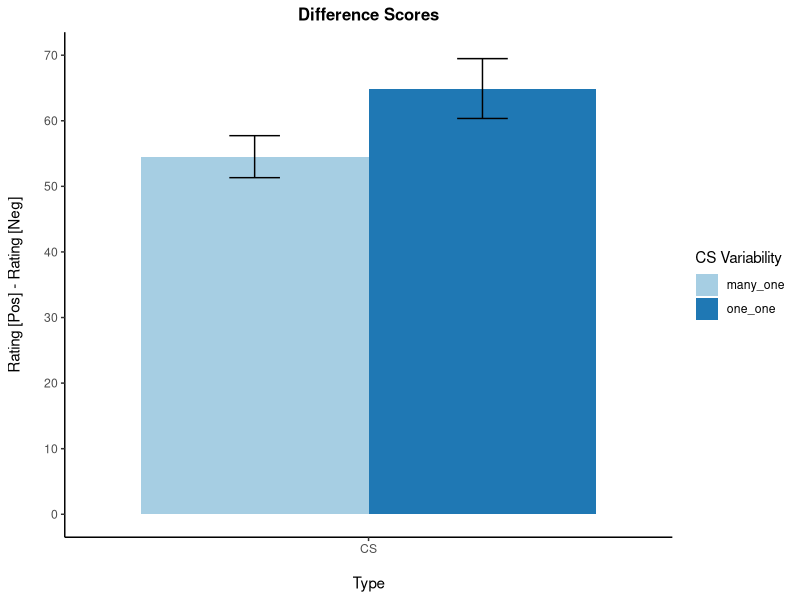

The R source for this figure: (Note: this script raises an error after producing the figure.)
################### CS Variability: one-to-one vs. many-to-one
### january, 2021
### Kathrin Reichmann

### Direct Measure

library(dplyr)
library(tidyverse)

#Plot
library(ggplot2)

#Analysis
library(afex)
library(lme4)

#Functions
CI <- function(x) qnorm(0.975)*sd(x)/sqrt(length(x))
se <- function(x) sd(x)/sqrt(length(x))

#setwd("\\\\sn00.zdv.uni-tuebingen.de/siskr01/Documents/Github/CSCond_analysis/CSCond_analysis/data")
setwd("C:/Users/reich/Documents/GitHub/CSCond_analysis/data")
direct <- read.csv2('direct.csv', header = TRUE)
str(direct)

as_factor <- c("subject", "val", "condition_code", "condition", "measure", "measure_code", "type", "type_specific", "category", "cs_selected")

for (factor in as_factor){
  direct[, factor] <- as.factor(direct[,factor])
}

direct$type_specific <- factor(direct$type_specific, levels = c("CS", "GS same", "GS different", "Feature", "Group"))

# calculate difference scores ---------------------------------------------

#aggregate scores for each subject
dataDirect <- aggregate(response ~ subject + condition + measure + val + type_specific, direct, mean)
dataDirect$nr_obs <- aggregate(response ~ subject + condition + measure + val + type_specific, direct, length)[[6]]

#calculate differences between positive and negative valence, considering each type of measure
for (name in unique(dataDirect$type_specific)){
    temp <- dataDirect[dataDirect$type_specific == name,];
    dataDirect$diff[dataDirect$type_specific == name] <- temp$response[temp$val == "pos"] - temp$response[temp$val == "neg"]
}

head(dataDirect)

### Plot difference scores: CS Variability x Type

direct.type_specific <- aggregate(diff ~ condition + type_specific, dataDirect, mean)
direct.type_specific$se <- aggregate(diff ~ condition + type_specific, dataDirect, se)[[3]]
#direct.type_specific

barplotDiff <- ggplot(direct.type_specific, aes (x = type_specific, y = diff, fill = condition)) +
  geom_bar(stat = 'identity', position = position_dodge(), show.legend = TRUE) +
  geom_errorbar(aes(ymin= diff - se, ymax= diff + se), width=.2,
                position=position_dodge(.9)) +
  ggtitle("Difference Scores") + 
  scale_fill_brewer(palette = "Paired") +
  scale_x_discrete(name = "\nType") +
  scale_y_continuous (name = "Rating [Pos] - Rating [Neg]\n", breaks = seq(0, 70, 10), limits = c(0, 70)) + 
  theme_classic() +
  labs(fill = "CS Variability") +
  theme(plot.title = element_text (hjust = 0.5, face = "bold", size = 12))
barplotDiff

################### CS Variability x Type (CS vs. GS same)

#### mixed-model ANOVA with CS Variability x Type (CS vs. GS same)
direct.type <- aggregate(diff ~ condition + type_specific + subject, dataDirect[dataDirect$type_specific == "CS" | dataDirect$type_specific == "GS same",], mean)
aov_specific <- aov_car(diff ~ condition*type_specific + Error(subject/type_specific), direct.type, anova_table = list("pes"))
aov_specific

### lmer: type_specific as grouping variable
CSGSsame <- dataDirect[dataDirect$type_specific == "CS" | dataDirect$type_specific == "GS same",]

#baseline model
baseline <- lmer(diff ~ 1 + (type_specific|subject), CSGSsame)
baseline

#including main effect of condition
conditionM <- lmer(diff ~ condition + (type_specific|subject),  CSGSsame)
conditionM

#including main effect of type
typeM <- lmer(diff ~ condition + type_specific + (type_specific|subject),  CSGSsame)
typeM

#including interaction condition and type
type_condition <- lmer(diff ~ condition*type_specific + (type_specific|subject),  CSGSsame)
type_condition

#compare models
anova(baseline, conditionM, typeM, type_condition)
summary(type_condition)


################### CS Variability x Type (CS vs. GS same vs. GS different vs. Feature)


################### CS Variability for "ALL" ratings




#including 
direct.type <- aggregate(diff ~ condition + type_specific + subject, dataDirect[dataDirect$type_specific == "CS" | dataDirect$type_specific == "GSold",], mean)
aov_specific <- aov_car(diff ~ condition*type_specific + Error(subject/type_specific), direct.type, anova_table = list("pes"))
#summary(aov_specific)

#main effect type
#aggregate(diff ~ type_specific, direct.type, mean)

#interaction effect
#aggregate(diff ~ type_specific + condition, direct.type, mean)

aov_specific2 <- aov_car(diff ~ condition*type_specific + Error(subject/type_specific), dataDirect,  anova_table = list("pes"))
aov_specific2
#summary(aov_specific2)

#interaction effect & main effects
aggregate(diff ~ condition + type_specific, dataDirect, mean)
aggregate(diff ~ condition, dataDirect, mean)
aggregate(diff ~ type_specific, dataDirect, mean)

#difference CS
#n.s.
type1 <- lm(diff ~ condition, dataDirect[dataDirect$type_specific == "CS",] )
#summary(type1)
#anova(type1)

#difference GSold
#s.
type2 <- lm(diff ~ condition, dataDirect[dataDirect$type_specific == "GSold",] )
#summary(type1)
#anova(type2)

#difference GSnew
#s.
type3 <- lm(diff ~ condition, dataDirect[dataDirect$type_specific == "GSnew",] )
#summary(type1)
#anova(type3)

#difference abstract
#s.
type4 <- lm(diff ~ condition, dataDirect[dataDirect$type_specific == "abstract",] )
#summary(type1)
#anova(type4)

#difference all
#s.
type5 <- lm(diff ~ condition, dataDirect[dataDirect$type_specific == "all",] )
#summary(type1)
# anova(type5)

lmDiff1 <- lm(diff ~ condition*type, dataDirect[dataDirect$type_specific == "CS" | dataDirect$type_specific == "GSold",])
#summary(lmDiff1)
#plot(lmDiff1)

lmDiff2 <- lm(diff ~ condition*type_specific, dataDirect)
#summary(lmDiff2)
#plot(lmDiff2)

aov_specific3 <- aov_car(diff ~ condition*type_specific*measure + Error(subject/type_specific), dataDirect, anova_table = list("pes"))
#aov_specific3
summary(aov_specific3)

lmMeas1 <- lm(diff ~ condition*type*measure, dataDirect[dataDirect$type_specific == "CS" | dataDirect$type_specific == "GSold",])
#summary(lmMeas1)

diffDirect <- ggplot(dataDirect, aes (x = type_specific, y = diff, fill = condition)) +
  stat_boxplot(geom = "errorbar") +
  geom_boxplot(show.legend = TRUE) +
  ggtitle("Differences") + 
  theme(plot.title = element_text (hjust = 0.5, face = "bold", size = 12)) +
  scale_fill_brewer(palette = "Blues") +
  scale_y_continuous (name = "Pos - Neg", breaks = seq(-100, 200, 25), limits = c(-50, 100))
diffDirect

barplotDirect <- aggregate(response ~ type_specific + condition + val,direct, mean)
barplotDirect$se <- aggregate(response ~ type_specific + condition + val, direct, se)[[4]]

barplot.val <- ggplot(barplotDirect, aes (x = type_specific, y = response, fill = condition)) +
  facet_grid(. ~ val) +
  geom_bar(stat = 'identity', position = position_dodge(), show.legend = TRUE) +
  geom_errorbar(aes(ymin= response - se, ymax= response + se), width=.2,
                position=position_dodge(.9)) +
  ggtitle("Positive and Negative Pairings") + 
  theme(plot.title = element_text (hjust = 0.5, face = "bold", size = 12)) +
  scale_fill_brewer(palette = "Paired") 
barplot.val

positiveDirect <- ggplot(direct[direct$val == "pos",], aes (x = type_specific, y = response, fill = condition)) +
  stat_boxplot(geom = "errorbar") +
  geom_boxplot(show.legend = TRUE) +
  ggtitle("Positive Pairings") + 
  theme(plot.title = element_text (hjust = 0.5, face = "bold", size = 12)) +
  scale_fill_brewer(palette = "Blues") 
#positiveDirect

negativeDirect <- ggplot(dataDirect[dataDirect$val == "neg",], aes (x = type_specific, y = response, fill = condition)) +
  stat_boxplot(geom = "errorbar") +
  geom_boxplot(show.legend = TRUE) +
  ggtitle("Negative Pairings") + 
  theme(plot.title = element_text (hjust = 0.5, face = "bold", size = 12)) +
  scale_fill_brewer(palette = "Blues") 
#negativeDirect


barplotMeasure <- aggregate(diff ~ type_specific + condition + measure, dataDirect[dataDirect$val == "pos",], mean)
barplotMeasure$se <- aggregate(diff ~ type_specific + condition + measure, dataDirect[dataDirect$val == "pos",], se)[[4]]

plotMeasure <- ggplot(barplotMeasure, aes (x = type_specific, y = diff, fill = condition)) +
  facet_grid(. ~ measure) +
  geom_bar(stat = 'identity', position = position_dodge(), show.legend = TRUE) +
  geom_errorbar(aes(ymin= diff - se, ymax= diff + se), width=.2,
                position=position_dodge(.9)) +
  ggtitle("Differences") + 
  theme(plot.title = element_text (hjust = 0.5, face = "bold", size = 12)) +
  scale_fill_brewer(palette = "Paired") +
  scale_y_continuous (name = "Pos - Neg", breaks = seq(-25, 125, 25), limits = c(-10, 100))
plotMeasure

categoryDirect <- aggregate(response ~ subject + condition_code + condition + measure_code + val + type + type_specific + category, direct, mean)
categoryDirect$nr_obs <- aggregate(response ~ subject + condition_code + condition + measure_code + val + type + type_specific + category, direct, length)[[8]]

categoryDirectPlot <- ggplot(categoryDirect, aes (x = category, y = response, fill = val)) +
  stat_boxplot(geom = "errorbar") +
  geom_boxplot(show.legend = TRUE) +
  ggtitle("Categories") + 
  theme(plot.title = element_text (hjust = 0.5, face = "bold", size = 12)) +
  scale_fill_brewer(palette = "Blues") 
categoryDirectPlot

#category3/CS9.png especially positive

csSelectedDirect <- aggregate(response ~ cs_selected + val, dat, mean)
csDirectPlot <- ggplot(csSelectedDirect, aes (x = cs_selected, y = response, col = val)) +
  geom_point(show.legend = TRUE)
  ggtitle("Single CSs") + 
  theme(plot.title = element_text (hjust = 0.5, face = "bold", size = 12)) +
  scale_fill_brewer(palette = "Blues") 
#csDirectPlot

#extract relevant columns
indirect <- dat[dat$task == "indirect",]
indirect <- indirect[c('indirect', 'rt', 'subject', 'condition', 'condition_code', 'measure', 'measure_code', 'val', 'type', 'type_specific', 'category', 'cs_selected', 'target', 'nr_pres')]

as_factor <- append(as_factor, "target")
for (factor in as_factor){
  indirect[, factor] <- as.factor(indirect[,factor])
}

indirect$response <- as.numeric(indirect$indirect)
indirect$indirect <- NULL
indirect$nr_pres <- as.numeric(indirect$nr_pres)
indirect$rt <- as.numeric(indirect$rt)
str(indirect)

indirect$type_specific <- factor(indirect$type_specific, levels = c('CS', 'GSold', 'GSnew', 'abstract'))

#export files
#setwd("\\\\sn00.zdv.uni-tuebingen.de/siskr01/Documents/Github/Exp1a_data_analysis/CSCond_analysis/data")
setwd("C:/Users/reich/Documents/GitHub/CSCond_analysis")
write.csv2(indirect, file = 'indirect.csv')

#generate variabile prob
dataIndirect <- aggregate(response ~ subject + condition_code + condition + measure + val + type + type_specific, indirect, sum )
dataIndirect$nr_val <- aggregate(response ~ subject + condition_code + condition + measure + val + type + type_specific, indirect, length)[[8]]
dataIndirect$prob <- (dataIndirect$response/dataIndirect$nr_val) #prob: proportion "angenehm" of positive / negative stimuli in the respective condition
head(dataIndirect)

#generate variable diff
for (subj in unique(dataIndirect$subject)){
  for (name in unique(dataIndirect$type_specific)){
    temp <- dataIndirect[dataIndirect$subject == subj & dataIndirect$type_specific == name,];
    dataIndirect$diff[dataIndirect$subject == subj & dataIndirect$type_specific == name] <- temp$prob[temp$val == "pos"] - temp$prob[temp$val == "neg"]
  }
}

dataIndirect$an <- dataIndirect$response #column for "unangenehm" answer
dataIndirect$un <- dataIndirect$nr_val - dataIndirect$response #column for "angenehm" answer
head(dataIndirect)

barplotDiffData <- aggregate(diff ~ condition + type_specific, dataIndirect, mean)
barplotDiffData$se <- aggregate(diff ~ condition + type_specific, dataIndirect, se)[[3]]

barplotDiff <- ggplot(barplotDiffData, aes (x = type_specific, y = diff, fill = condition)) +
  geom_bar(stat = 'identity', position = position_dodge(), show.legend = TRUE) +
  geom_errorbar(aes(ymin= diff - se, ymax= diff + se), width=.2,
                position=position_dodge(.9)) +
  ggtitle("Differences") + 
  theme(plot.title = element_text (hjust = 0.5, face = "bold", size = 12)) +
  scale_fill_brewer(palette = "Paired") +
  scale_y_continuous (name = "[Prob. 'angenehm' bei Pos] - [Prob. 'angenehm' bei Neg]", breaks = seq(-0.1, 0.3, 0.1), limits = c(-0.1, 0.3))
barplotDiff

barplotDiffData <- aggregate(prob ~ val + type_specific + condition, dataIndirect, mean)
barplotDiffData$se <- aggregate(prob ~ val + type_specific + condition, dataIndirect, se)[[4]]

barplotPosNeg <- ggplot(barplotDiffData, aes (x = type_specific, y = prob, fill = condition)) +
  facet_grid(. ~ val)+
  geom_bar(stat = 'identity', position = position_dodge(), show.legend = TRUE) +
  geom_errorbar(aes(ymin= prob - se, ymax= prob + se), width=.2,
                position=position_dodge(.9)) +
    geom_hline(yintercept = 0.5, color = "red") +
  ggtitle("Positive and Negative Valence") + 
  theme(plot.title = element_text (hjust = 0.5, face = "bold", size = 12)) +
  scale_fill_brewer(palette = "Paired") +
  scale_y_continuous(name = "Prob. of 'Angenehm'")
barplotPosNeg


posnegIndirectData <- aggregate(prob ~ val + type_specific + condition, dataIndirect, mean)
posnegIndirect <- ggplot(dataIndirect, aes (x = type_specific, y = prob, fill = condition)) +
  facet_grid(. ~ val) +
  stat_boxplot(geom = "errorbar") +
  geom_boxplot(show.legend = TRUE) +
  ggtitle("Positive and Negative Pairings") + 
  theme(plot.title = element_text (hjust = 0.5, face = "bold", size = 12)) +
  scale_fill_brewer(palette = "Blues") +
  scale_y_continuous(name = "Prob. of 'Angenehm'")
posnegIndirect


indirect.type <- aggregate(diff ~ condition + type + subject, dataIndirect[dataIndirect$type_specific == "CS" | dataIndirect$type_specific == "GSold",], mean)
aov_specific <- aov_car(diff ~ condition*type + Error(subject/type), indirect.type, anova_table = list("pes"))
#aov_specific
#summary(aov_specific)

indirect.type_specific <- aggregate(diff ~ condition + type_specific + subject, dataIndirect, mean)
aov_specific2 <- aov_car(diff ~ condition*type_specific + Error(subject/type_specific), indirect.type_specific, anova_table = list("pes"))
aov_specific2
summary(aov_specific2)

#main effect type_specific
aggregate(diff ~ type_specific, dataIndirect, mean)

lm.type_specific <- lm(diff ~ type_specific*condition, dataIndirect)
#summary(lm.type_specific)

lm.type_specific2 <- lmer(diff ~ type_specific*condition + (1 | subject), dataIndirect)
#summary(lm.type_specific)

lm.type_specific3 <- lmer(diff ~ type_specific*condition + (type | subject), dataIndirect)
summary(lm.type_specific3)

anova(lm.type_specific2, lm.type_specific3)

indirect.measure <- aggregate(diff ~ condition + measure + type_specific + subject, dataIndirect, mean)
aov_measure <- aov_car(diff ~ condition*type_specific*measure + Error(subject/type_specific), indirect.measure, anova_table = list("pes"))
#aov_measure
#summary(aov_measure)

targetsIndirect <- aggregate(response ~ target + val + condition + type_specific, indirect, sum)
targetsIndirect$nr_val <- aggregate(response ~ target + val + condition + type_specific, indirect, length) [[5]]
targetsIndirect$prob <- (targetsIndirect$response/targetsIndirect$nr_val)
#targetsIndirect

#generate variable diff
#not all cells have data, yet!
for (target in unique(targetsIndirect$target)){
  for (name in unique(targetsIndirect$type_specific)){
    temp <- targetsIndirect[targetsIndirect$target == target & targetsIndirect$type_specific == name,];
    targetsIndirect$diff[targetsIndirect$target == target & targetsIndirect$type_specific == name] <- temp$prob[temp$val == "pos"] - temp$prob[temp$val == "neg"]
  }
}


head(targetsIndirect)

lmProbTargets <- lmer(diff ~ type_specific*condition*val + (type_specific|target), targetsIndirect)
#summary(lmProbTargets)

plot.targets <- aggregate(prob ~ target + val, targetsIndirect, mean)
plot.targets$target <- as.factor(plot.targets$target)

for(target in unique(plot.targets$target)){
  temp <- plot.targets[plot.targets$target == target,]
  plot.targets$diff[plot.targets$target == target] <- temp$prob[temp$val == "pos"] - temp$prob[temp$val == "neg"]
}
plotTarget <- ggplot(plot.targets[plot.targets$val == "neg",], aes (x = target, y = diff)) +
  geom_point() +
  ggtitle("Targets on x-axis") + 
  theme(plot.title = element_text (hjust = 0.5, face = "bold", size = 12)) +
  scale_color_brewer(palette = "Set1") +
  scale_y_continuous(name = "Difference (Prob. Angenehm | Pos) - (Prob Angenehm | Neg)")
#plotTarget

#GLM on (un, an)
glm1 <- glm(cbind(un, an) ~ 1, binomial, dataIndirect) #minimal model
glm2 <- glm(cbind(un, an) ~ condition + type_specific + val, binomial, dataIndirect)
glm3 <- glm(cbind(un, an) ~ condition* type_specific + val, binomial, dataIndirect)
glm4 <- glm(cbind(un, an) ~ condition* type_specific * val, binomial, dataIndirect) #saturated model
anova(glm1, glm2, glm3, glm4, test = "LRT")
summary(glm4)

#main effect condition
predict(glm4, data.frame(condition = "one_one", type_specific = "CS", val = 'neg'), type = "resp")
predict(glm4, data.frame(condition = "one_one", type_specific = "GSnew", val = 'pos'), type = "resp")
#"WK angenehm bei one_one und CS"

barplotDiffMeasure <- aggregate(prob ~ val + type_specific + measure, dataIndirect, mean)
barplotDiffMeasure$se <- aggregate(prob ~ val + type_specific + measure, dataIndirect, se)[[4]]

indirect.Measure <- ggplot(barplotDiffMeasure, aes (x = type_specific, y = prob, fill = measure)) +
  facet_grid(. ~ val) +
  geom_bar(stat = 'identity', position = position_dodge(), show.legend = TRUE) +
  geom_errorbar(aes(ymin= prob - se, ymax= prob + se), width=.2,
                position=position_dodge(.9)) +
  ggtitle("Measure") + 
  theme(plot.title = element_text (hjust = 0.5, face = "bold", size = 12)) +
  scale_fill_brewer(palette = "Paired")  + 
  scale_y_continuous(name = "Prob. of 'Angenehm'")+
    geom_hline(yintercept = 0.5, color = "red")
indirect.Measure

presOrder <- aggregate(response ~ nr_pres + val , indirect, sum)
presOrder$nr_val <- aggregate(response ~ nr_pres + val, indirect, length) [[3]]
presOrder$se <- aggregate(response ~ nr_pres + val, indirect, se) [[3]]
presOrder$prob <- (presOrder$response/presOrder$nr_val)
#head(presOrder)

#aggregate(prob ~ val + type_specific, dataIndirect, mean)
plot.presOrder <- ggplot(presOrder, aes (x = nr_pres, y = prob, col = val)) +
  geom_point(show.legend = TRUE) +
  geom_hline(yintercept = 0.5, color = "red") +
  ggtitle("Positive and Negative Pairings") + 
  theme(plot.title = element_text (hjust = 0.5, face = "bold", size = 12)) +
  scale_color_brewer(palette = "Set1") +
  scale_y_continuous(name = "Prob. of 'Angenehm'")
#plot.presOrder

presOrder <- aggregate(rt ~ condition + type_specific, indirect, mean)
presOrder$se <- aggregate(rt ~ condition + type_specific, indirect, se) [[2]]

#aggregate(prob ~ val + type_specific, dataIndirect, mean)
plot.presOrder <- ggplot(presOrder, aes (x = type_specific, y = rt, col = condition)) +
  geom_point(show.legend = TRUE) +
  ggtitle("Reaction Times") + 
  theme(plot.title = element_text (hjust = 0.5, face = "bold", size = 12)) +
  scale_color_brewer(palette = "Set1") +
  scale_y_continuous(name = "Presentation Order")
plot.presOrder

categoryIndirect <- aggregate(response ~  condition  + val +type_specific + category, indirect, sum )
categoryIndirect$nr_val <- aggregate(response ~ condition + val + type_specific + category, indirect, length)[[5]]
categoryIndirect$prob <- (categoryIndirect$response/categoryIndirect$nr_val)
#head(categoryIndirect)

plot.categories <- ggplot(categoryIndirect, aes (x = category, y = prob, fill = val)) +
  stat_boxplot(geom = "errorbar") +
  geom_boxplot(show.legend = TRUE) +
  geom_hline(yintercept = 0.5, color = "red") +
  ggtitle("Categories") + 
  theme(plot.title = element_text (hjust = 0.5, face = "bold", size = 12)) +
  scale_fill_brewer(palette = "Blues") 
plot.categories

temp <- direct[!direct$type_specific == "all",]
indirect$responseDirect <- temp$response
indirect$responseIndirect <- as.factor(indirect$response)

#predict direct responses with answers from indirect responses: for positive pairings

#plot(responseDirect ~ responseIndirect, indirect[indirect$val == "pos",])
lm.pos <- lm(responseDirect ~ responseIndirect,indirect[indirect$val == "pos",])
#summary(lm.pos)

#predict direct responses with answers from indirect responses: for positive pairings

#plot(responseDirect ~ responseIndirect, indirect[indirect$val == "neg",])
lm.neg <- lm(responseDirect ~ responseIndirect,indirect[indirect$val == "neg",])
#summary(lm.neg)

#calculate correlations
cor(indirect$responseDirect[indirect$val == "pos"], indirect$response[indirect$val == "pos"])
cor(indirect$responseDirect[indirect$val == "neg"], indirect$response[indirect$val == "neg"])
